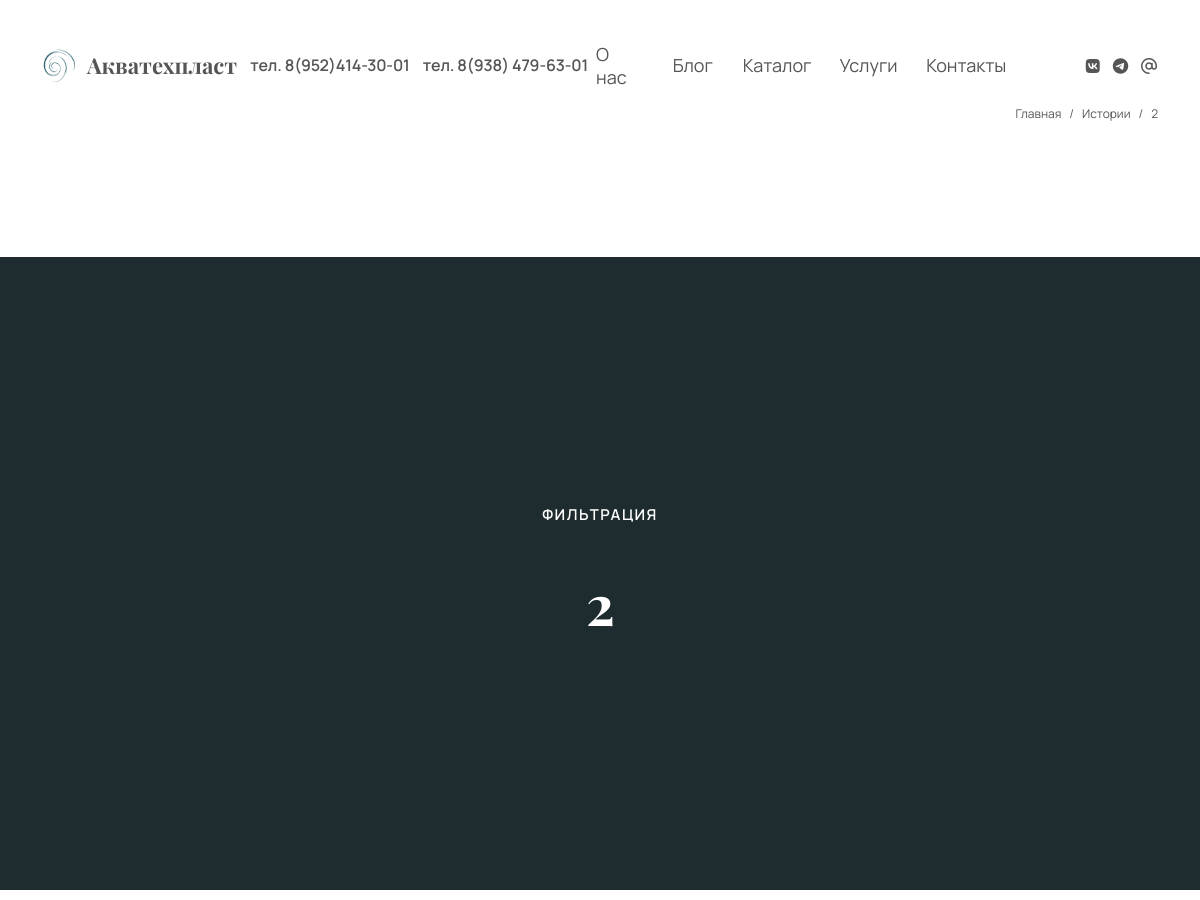
/blog/records/u3kvayayva/ (upper part), run on an earlier commit of the app's database.
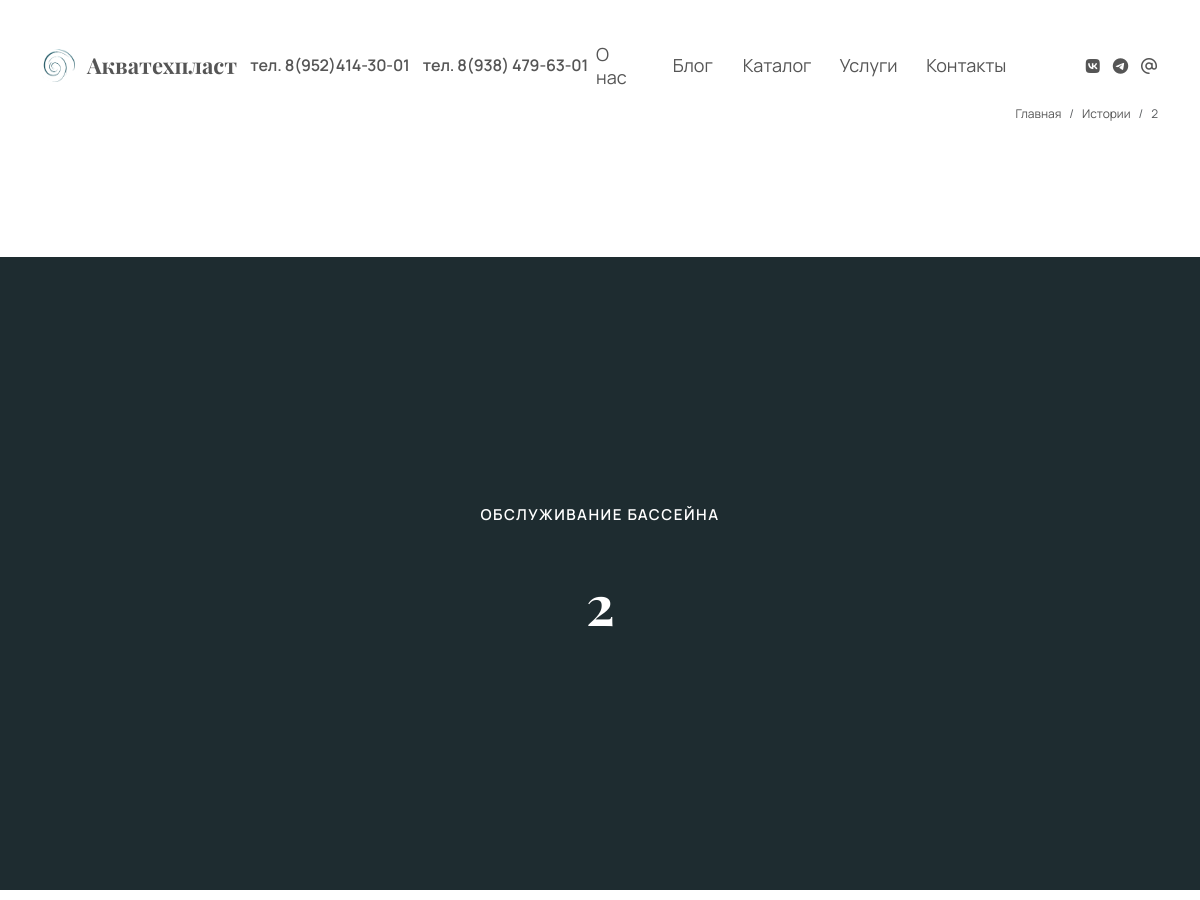
And on a later commit of the database.
### blog/models.py (models this page shows, shortened)
class BlogModel(models.Model):
    theme = models.ForeignKey(ThemeBlogModel,
                                    verbose_name='Тема статьи',
                                    help_text='Выберите одну тему',
                                    on_delete=models.CASCADE)
    title = models.CharField(max_length=100,
                             verbose_name='Заголовок статьи',
                             help_text='Не больше 100 символов')
    author = models.ForeignKey(PersonalModel,
                               verbose_name='Автор',
                               help_text='Выбрать из имеющегося персонала',
                               on_delete=models.CASCADE)
    subtitle = models.CharField(max_length=170,
                                verbose_name='Подзаголовок статьи',
                                help_text='Не больше 70 символов, обязательно к заполнению, используется для поисковой индексации',
                                null=True,)
    pub_date = models.DateField(default=timezone.now,
                                verbose_name='Дата публикации',
                                help_text='Дата публикации')
    publish = models.BooleanField(verbose_name='Опубликовано',
                                  default=False,
                                  help_text='Отметка публикации на сайте')
    text = models.TextField(verbose_name='Текст статьи',
                            help_text='Полный текст статьи. Для разбивки на параграфы используется одинарный перенос')
    note = models.TextField(verbose_name='Заметка',
                            help_text='Для разбивки на параграфы используется одинарный перенос (Не обязательно)',
                            null=True,
                            blank=True)
    img = models.ImageField(upload_to='blog/',
                            verbose_name='Обложка блога',
                            help_text='Красивое фото')
    img_note = models.ImageField(upload_to='blog/',
                            verbose_name='Дополнительная фотография',
                            help_text='Красивое фото')
    slug = models.SlugField(max_length=255,
                            unique=True,
                            db_index=True,
                            verbose_name='URL')
    def get_image_url(self):
        if self.img:
            return self.img.url
        return None
    def get_image_note_url(self):
        if self.img_note:
            return self.img_note.url
        return None
    class Meta:
        verbose_name = 'Статью'
        verbose_name_plural = 'Статьи и публикации компании'

class ThemeBlogModel(models.Model):
    theme = models.CharField(max_length=200,
                             verbose_name='Тема',
                             help_text='Тематика блога')
    def __str__(self):
        return self.theme
    class Meta:
        verbose_name = 'Тему'
        verbose_name_plural = 'Темы статей и бологов'

### main/views.py (the view)
# urls.py: path('blog/records/<slug:slug>/', views.blog_detail, name='blog_detail'),
def blog_detail(request, slug):
    blog = get_object_or_404(BlogModel, slug=slug)
    breadcrumbs = [
        {"name": "Главная", "url": "/"},
        {"name": "Истории", "url" : f"/blogs/"},
        {"name": blog.title, "url": request.path},
    ]
    return render(request, 'blog/blog_detail.html', {'blog' : blog,
                                                     'breadcrumbs' : breadcrumbs})

### company/models.py (called while the page is built)
    def get_image_url(self):
        if self.image:
            return self.image.url
        return None

### templates/blog/blog_detail.html (shortened to what this page needs)
{% extends "components/base.html" %}
{% for blog in blog  %}
{% load static %}
{% block style %}
    <link rel="stylesheet" href="{% static 'css/blog_detail.css' %}">
{% endblock %}
{% block content %}
    <section class="blog-main" id="blog-main">
        <div class="container blog-main-container">
            <h2 class="cycle-objects-title">{{ blog.theme|truncatewords:3 }}</h2>
            <h1 class="cycle-objects-subtitle">{{ blog.title }}</h1>
        </div>
    </section>
    <section class="blog-cover" id="blog-cover">
        <div class="container blog-cover-container">
        </div>
    </section>
{% endblock %}
{% endfor %}

What changed in the data, as far as the page shows it:
changed BlogModel: theme "ФИЛЬТРАЦИЯ" → "ОБСЛУЖИВАНИЕ БАССЕЙНА"
